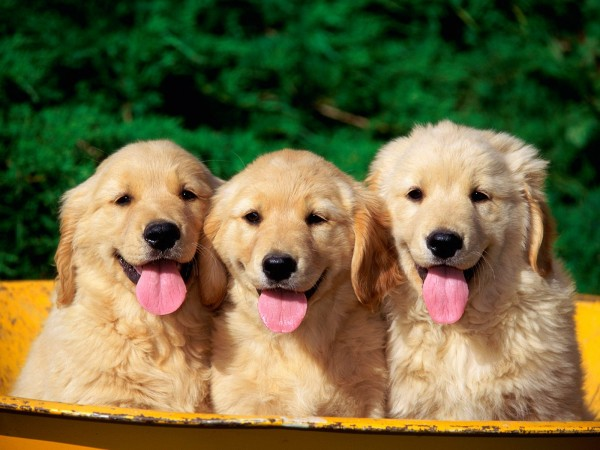
#> input picture images/image1.jpg, 600 x 450 px, found by its file name; its folder holds 4 pictures in this run
$ python imageStegno.py   (Python 2 division)
#> lines starting #> are read from the running program, lines starting #| are printed output that depends on the picture
import cv2
from PIL import Image
import os


def save_image(file_path, im):
    im.save(file_path)
    print "Image ",file_path, " saved"

def change_position_bit(number, index, zero_one):
    # positon to be changed set one
    position_made_one = 1 << index

    #negation -> that position value is zero and all the others one
    #and with negation -> only that position is turned to 0

    number &= ~position_made_one

    #if what we want to set is 1
    if zero_one:
        # Do or with original,so that that position would be converted to 1
        number |= position_made_one
    return number
cover_image_name = ""
steg_image_name = ""


def hide_image(two = 'no', encrypt = 'no'):
#> called with two = 'no', encrypt = 'no'
    global cover_image_name
    global steg_image_name

    cover_image_path = raw_input('Enter cover image: ')
#> the answer given: images/image1.jpg
    steg_image_path = raw_input('Enter stegno image: ')
#> the answer given: images/image2.jpg

    two = raw_input("Do you want to change to two least significant bit (yes): ")
#> the answer given: y
    encrypt = raw_input("Do you want to change noise encrypted mode (yes): ")
#> the answer given: y


    # cover_image_path = "coverimage1.jpg"
    # steg_image_path = "image1.jpg"

    cover_image_name = os.path.splitext(cover_image_path)[0]
    steg_image_name = os.path.splitext(steg_image_path)[0]


    cover_image_name = "images/"+cover_image_name


    # print cover_image_name


    steg_image_name = "images/" + steg_image_name

    img = cv2.imread("images/"+cover_image_path)
#> img is the input picture: shape (450, 600, 3); mean B, G, R 63.8, 104.5, 110.5
    # img = cv2.imread("images/coverimage3.jpg")

    two = 'no'

    #
    #
    # im = Image.open("b.jpg", 'r')
    # im_arr = im.load()
    #
    #
    # x_size, y_size = im.size
    #
    # key1 =123
    # key2 =45745742
    #


    # basic_encrypt_scramble(im_arr, x_size, y_size)
    # save_image("encrypt11.png", im)

    # steg_image = cv2.imread("images/image8.jpg")
    steg_image = cv2.imread("images/"+steg_image_path)
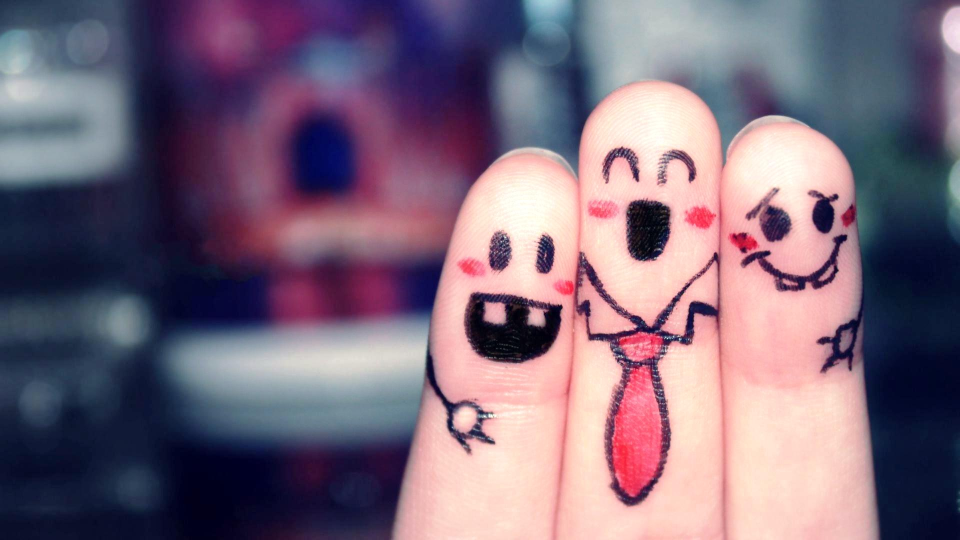
#> input picture images/image2.jpg, 1920 x 1080 px, found by its file name (shown at 1/2 size)
#> steg_image is the input picture: shape (1080, 1920, 3); mean B, G, R 122.1, 104, 123


    # print img


    height, width, n = img.shape
#> height = 450; width = 600; n = 3
    size = height * width
#> size = 270000

    # [5 lines of commented-out code are left out]

    resized_image = cv2.resize(steg_image, (width, height))
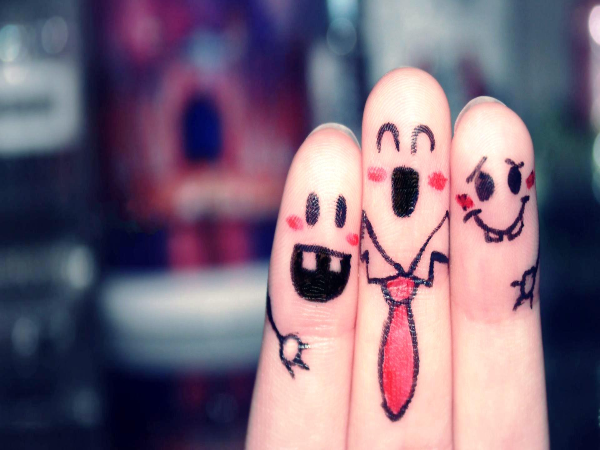
#> resized_image: shape (450, 600, 3); mean B, G, R 122, 104, 122.9


    image_copy = img


    print "hiding the image in the least significant bits..."
    for i in range(size):

        coords = (i / width, i % width)

        original_px = img[coords[0]][coords[1]]

        steg_px = resized_image[coords[0]][coords[1]]

        original_red = original_px[2]
        original_green = original_px[1]
        original_blue = original_px[0]


        red = steg_px[2]
        green = steg_px[1]
        blue = steg_px[0]


        to_be_replaced_r_1 = '{0:08b}'.format(red)[:1]
        to_be_replaced_g_1 = '{0:08b}'.format(green)[:1]
        to_be_replaced_b_1 = '{0:08b}'.format(blue)[:1]


        to_be_replaced_r_2 = '{0:08b}'.format(red)[1:2]
        to_be_replaced_g_2 = '{0:08b}'.format(green)[1:2]
        to_be_replaced_b_2 = '{0:08b}'.format(blue)[1:2]

        to_be_replaced_r_3 = '{0:08b}'.format(red)[2:3]
        to_be_replaced_g_3 = '{0:08b}'.format(green)[2:3]
        to_be_replaced_b_3 = '{0:08b}'.format(blue)[2:3]
        # print to_be_replaced_r_1


        adjusted_byte_r = change_position_bit(original_red, 0, int(to_be_replaced_r_3))
        adjusted_byte_g = change_position_bit(original_green, 0, int(to_be_replaced_g_3))
        adjusted_byte_b = change_position_bit(original_blue, 0, int(to_be_replaced_b_3))

        adjusted_byte_r_2 = change_position_bit(adjusted_byte_r , 1, int(to_be_replaced_r_2))
        adjusted_byte_g_2 = change_position_bit(adjusted_byte_g , 1, int(to_be_replaced_g_2))
        adjusted_byte_b_2 = change_position_bit(adjusted_byte_b, 1, int(to_be_replaced_b_2))


        adjusted_byte_r_1 = change_position_bit(adjusted_byte_r_2, 2, int(to_be_replaced_r_1))
        adjusted_byte_g_1 = change_position_bit(adjusted_byte_g_2, 2, int(to_be_replaced_g_1))
        adjusted_byte_b_1 = change_position_bit(adjusted_byte_b_2, 2, int(to_be_replaced_b_1))

        # print adjusted_byte_r, 'adjusted_byte_r'


        if(two =='yes'):
            image_copy[coords[0]][coords[1]] = [adjusted_byte_b_2, adjusted_byte_g_2, adjusted_byte_r_2]
        else:
            image_copy[coords[0]][coords[1]] = [adjusted_byte_b_1, adjusted_byte_g_1, adjusted_byte_r_1]
#> this loop made 270000 passes
#> (original_px, steg_px, original_red, original_green, original_blue, red, green, blue) on passes 1 to 3: ([10, 45, 5], [70, 45, 30], 5, 45, 10, 30, 45, 70), ([8, 43, 3], [72, 47, 31], 3, 43, 8, 31, 47, 72), ([7, 43, 1], [74, 49, 33], 1, 43, 7, 33, 49, 74)


    print "Saving the cover image with stegno image inside..."
    cv2.imwrite(cover_image_name+"_shifted.png", image_copy)

    if(encrypt=='yes'):
        im = Image.open(cover_image_name+"_shifted.png", 'r')
        im_arr = im.load()


        x_size, y_size = im.size


        for x in range(x_size):
            if x % 100 == 0:
                print "adding noise to image: ", x, "/", x_size
            for y in range(y_size - 1):
                # print y
                pixel = im_arr[x, y]
                noised_pixel = ((c + 1 if c % 2 == 0 else c) for c in pixel)
                im_arr[x, y] = tuple(int(c ** 43 % 256) for c in noised_pixel)


        save_image(cover_image_name + "_noise_encrypted.png", im)


        print 'image hiding finished'


def unhide_image(two = 'no', encrypt = 'no'):
#> called with two = 'no', encrypt = 'no'
    global cover_image_name

    unhide_img = raw_input("Enter the image to get unhide: ")
#> the answer given: images/image3.jpg
    unhide_img = "images/" + unhide_img
    two = raw_input("Is this image two bits changed? (yes): ")
#> the answer given: y
#> (the run stopped early here; a loop or call above may not have finished)
